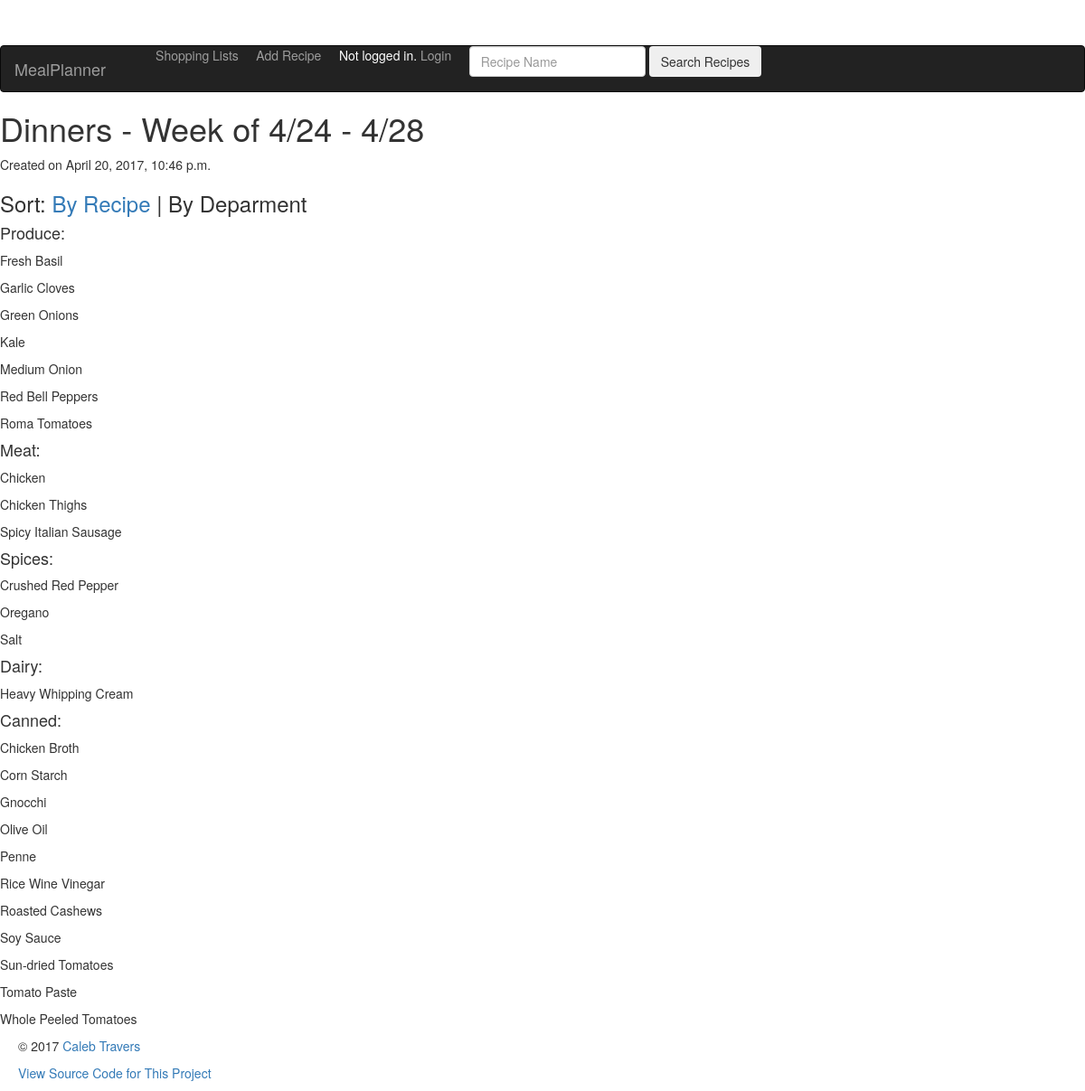
/mealplanner/list/department/1/, run on the app's committed database.
### mealplanner/models.py (models this page shows, shortened)
class ShoppingList(models.Model):
    name = models.CharField(max_length=55)
    created = models.DateTimeField(auto_now_add = True)
    recipes = models.ManyToManyField(Recipe)
    class Meta:
        ordering = ('created',)
    def produce(self):
        pks = self.recipes.all().values_list('pk', flat=True)
        q = Ingredient.objects.all().filter(category='PR', recipe__pk__in=pks).values('name').distinct().order_by('name')
        return q
    def meat(self):
        pks = self.recipes.all().values_list('pk', flat=True)
        q = Ingredient.objects.all().filter(category='MT', recipe__pk__in=pks).values('name').distinct().order_by('name')
        return q
    def spices(self):
        pks = self.recipes.all().values_list('pk', flat=True)
        q = Ingredient.objects.all().filter(category='SP', recipe__pk__in=pks).values('name').distinct().order_by('name')
        return q
    def dairy(self):
        pks = self.recipes.all().values_list('pk', flat=True)
        q = Ingredient.objects.all().filter(category='DY', recipe__pk__in=pks).values('name').distinct().order_by('name')
        return q
    def freezer(self):
        pks = self.recipes.all().values_list('pk', flat=True)
        q = Ingredient.objects.all().filter(category='FR', recipe__pk__in=pks).values('name').distinct().order_by('name')
        return q
    def bakery(self):
        pks = self.recipes.all().values_list('pk', flat=True)
        q = Ingredient.objects.all().filter(category='BY', recipe__pk__in=pks).values('name').distinct().order_by('name')
        return q
    def baking(self):
        pks = self.recipes.all().values_list('pk', flat=True)
        q = Ingredient.objects.all().filter(category='BK', recipe__pk__in=pks).values('name').distinct().order_by('name')
        return q
    def canned(self):
        pks = self.recipes.all().values_list('pk', flat=True)
        q = Ingredient.objects.all().filter(category='CN', recipe__pk__in=pks).values('name').distinct().order_by('name')
        return q

class Ingredient(models.Model):
    CUP = 'CP'
    TABLESPOON = 'TB'
    TEASPOON = 'TS'
    POUND = 'LB'
    OUNCE = 'OZ'
    FLOUNCE = 'FO'
    NONE = 'NA'
    PRODUCE = 'PR'
    SPICES = 'SP'
    DAIRY = 'DY'
    MEAT = 'MT'
    FREEZER = 'FR'
    BAKING = 'BK'
    BAKERY = 'BY'
    CANNED = 'CN'
    UNIT_OF_MEASURE_CHOICES = (
        (CUP, 'Cup'),
        (TABLESPOON, 'tbs'),
        (TEASPOON, 'tsp'),
        (POUND, 'lb'),
        (OUNCE, 'oz'),
        (FLOUNCE, 'fl oz'),
        (NONE, 'none'),
    )
    CATEGORY_CHOICES = (
        (PRODUCE, 'Produce'),
        (SPICES, 'Spices'),
        (DAIRY, 'Dairy'),
        (MEAT, 'Meat'),
        (FREEZER, 'Refridgerated / Freezer'),
        (BAKING, 'Baking'),
        (BAKERY, 'Bakery'),
        (CANNED, 'Canned / Packaged'),
    )
    name = models.CharField(max_length=55)
    recipe = models.ForeignKey(Recipe)
    category = models.CharField(
        max_length=2,
        choices=CATEGORY_CHOICES,
    )
    quantity = DecimalFractionField(
        max_digits=4,
        decimal_places=2,
        limit_denominator=8,
        coerce_thirds=True,
    )
    unitOfMeasure = models.CharField(
        max_length=2,
        choices=UNIT_OF_MEASURE_CHOICES,
        default=CUP,
    )
    quantity_2 = DecimalFractionField(
        max_digits=4,
        decimal_places=2,
        limit_denominator=8,
        coerce_thirds=True,
        default=0,
        )
    unitOfMeasure_2 = models.CharField(
        max_length=2,
        choices=UNIT_OF_MEASURE_CHOICES,
        default=NONE,
    )
    class Meta:
        ordering = ('category',)

### mealplanner/views.py (the view)
# urls.py: url(r'^list/department/(?P<pk>[0-9]+)/$', views.ListByDepartment.as_view(), name='list-department'),
class ListByDepartment(generic.DetailView):
    model = ShoppingList
    template_name = 'mealplanner/shoppinglist_by_department.html'

### mealplanner/templates/mealplanner/shoppinglist_by_department.html (shortened to what this page needs)
{% extends "mealplanner/base.html" %}
{% block content %}
{% load fractions %}
<h1> {{ shoppinglist.name }} </h1>
<p>Created on {{ shoppinglist.created }}</p>
<h3>Sort: <a href="{% url 'mealplanner:list-recipe' shoppinglist.pk %}">By Recipe</a> | By Deparment</h3>
{% if shoppinglist.produce %}
<h4>Produce:</h4>
{% for ingredient in shoppinglist.produce %}
<p>{{ ingredient.name }}</p>
{% endfor %}
{% endif %}
{% if shoppinglist.meat %}
<h4>Meat:</h4>
{% for ingredient in shoppinglist.meat %}
<p>{{ ingredient.name }}</p>
{% endfor %}
{% endif %}
{% if shoppinglist.spices %}
<h4>Spices:</h4>
{% for ingredient in shoppinglist.spices %}
<p>{{ ingredient.name }}</p>
{% endfor %}
{% endif %}
{% if shoppinglist.dairy %}
<h4>Dairy:</h4>
{% for ingredient in shoppinglist.dairy %}
<p>{{ ingredient.name }}</p>
{% endfor %}
{% endif %}
{% if shoppinglist.canned %}
<h4>Canned:</h4>
{% for ingredient in shoppinglist.canned %}
<p>{{ ingredient.name }}</p>
{% endfor %}
{% endif %}
{% endblock %}

### mealplanner/static/mealplanner/starter-template.css (style rules this page uses)
body { padding-top: 5rem; }

### data on the page
ShoppingList: name "Dinners - Week of 4/24 - 4/28", created "April 20, 2017, 10:46 p.m."
Ingredient: name "Fresh Basil"
Ingredient: name "Green Onions"
Ingredient: name "Kale"
Ingredient: name "Medium Onion"
Ingredient: name "Red Bell Peppers"
Ingredient: name "Roma Tomatoes"
Ingredient: name "Chicken"
Ingredient: name "Chicken Thighs"
Ingredient: name "Spicy Italian Sausage"
Ingredient: name "Heavy Whipping Cream"
Ingredient: name "Corn Starch"
Ingredient: name "Gnocchi"
Ingredient: name "Penne"
Ingredient: name "Rice Wine Vinegar"
Ingredient: name "Roasted Cashews"
Ingredient: name "Soy Sauce"
Ingredient: name "Sun-dried Tomatoes"
Ingredient: name "Tomato Paste"
Ingredient: name "Whole Peeled Tomatoes"

### other printed values
{{ ingredient.name }} "Garlic Cloves"
{{ ingredient.name }} "Crushed Red Pepper" "Oregano" "Salt"
{{ ingredient.name }} "Chicken Broth" "Olive Oil"
